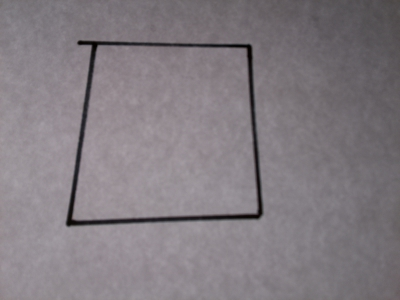
#> input picture 12_18/lines.jpg, 400 x 300 px
$ python openCvTest.py
#> lines starting #> are read from the running program, lines starting #| are printed output that depends on the picture; after the words box and inside, x2 and y2 are one past the last pixel; in counts of white or black regions, pixels touching at a corner belong together
# # Testing threshold for line detection
import cv2
import numpy as np

cv2.namedWindow('Result', cv2.WINDOW_NORMAL)
cv2.resizeWindow('Result',600,600)


img = cv2.imread('lines.jpg')
#> img is the input picture: shape (300, 400, 3); mean B, G, R 129.1, 123.6, 130.3

#STUDENT EDIT BASED ON GUI RESULTS
edges = cv2.Canny(img,11,33)
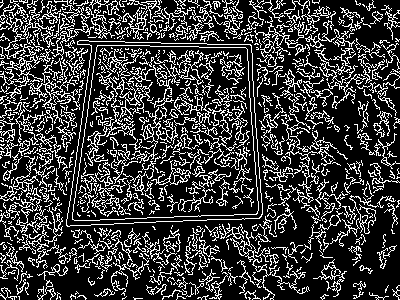
#> edges: shape (300, 400); 23.3% white in thin lines or dots


# In[11]:


minLineLength = 3 #Minimum length of line. Line segments shorter than this are rejected.
maxLineGap = 30 #Maximum allowed gap between line segments to treat them as single line.
lines = cv2.HoughLinesP(edges,1,np.pi/180,100,minLineLength,maxLineGap)
#> lines = [[199, 47, 230, 47], [161, 43, 196, 43], [97, 45, 198, 46], [92, 41, 124, 41]]


# In[12]:


for line in lines:
    for x1,y1,x2,y2 in line:
        cv2.line(img,(x1,y1),(x2,y2),(0,255,0),2)
#        cv2.waitKey(0)
        cv2.imshow('Result',img)
        cv2.waitKey(0)
#> this loop made 4 passes
#> pass 2, `cv2.imshow('Result',img)`:
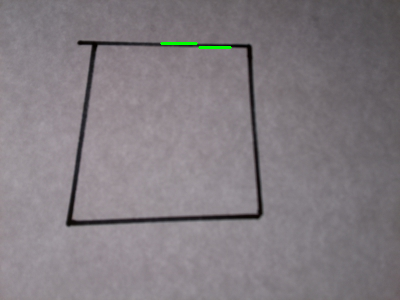
#> window 'Result': shape (300, 400, 3); mean B, G, R 128.9, 124, 130.2
#> after the loop:
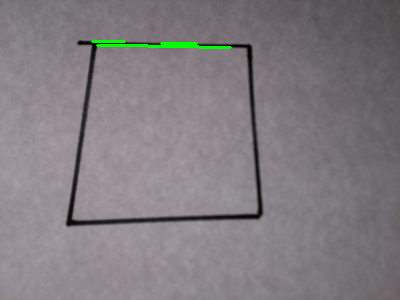
#> img: shape (300, 400, 3); 0.51% of pixels changed, all inside (x1, y1, x2, y2) = (91, 40, 232, 49)
        # [9 lines of commented-out code are left out]

print(lines)
#| [[[199  47 230  47]]
#|  [[161  43 196  43]]
#|  [[ 97  45 198  46]]
#|  [[ 92  41 124  41]]]

cv2.imwrite("testResults.jpg", img)
cv2.destroyAllWindows


# In[14]:


# In[ ]:
